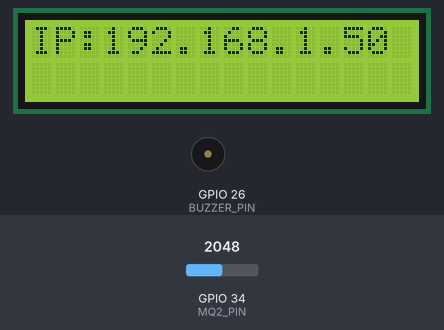
Simulated run of this sketch. Board: ESP32. Parts: 16×2 character LCD, buzzer (waves = sounding, pin HIGH). The test bench sets the inputs (shaded band); at power-on: GPIO 34 (MQ2_PIN) = 2048. WiFi joins after 1.5 s; servers stay silent unless stated; uploads are accepted with an empty reply; what the sketch prints to the serial monitor is not drawn.

Above: at 2.2 s.
At 6.5 s:
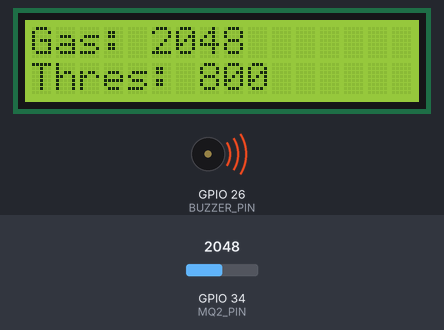
6.6 s: GPIO 34 (MQ2_PIN) set to 853
At 8.7 s:
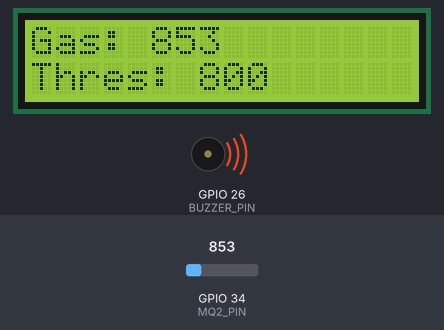
9.0 s: GPIO 34 (MQ2_PIN) set to 734
At 10.8 s:
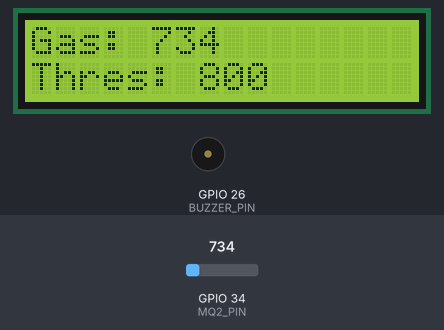
11.1 s: GPIO 34 (MQ2_PIN) set to 840
At 13.0 s:
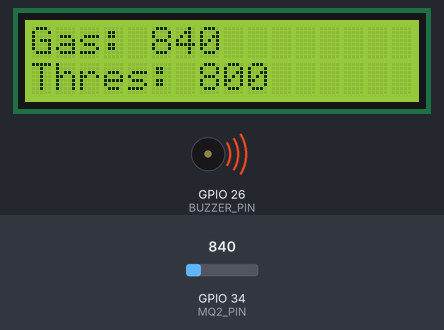
Timing chart, 0 to 14.5 s (numbered marks = the images above; inputs shaded):
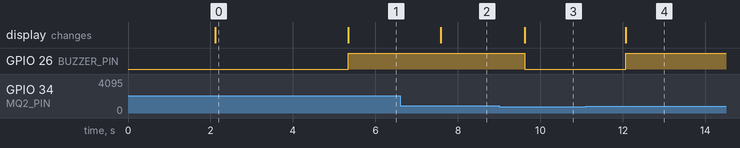

The sketch:

Project_File.ino
```cpp
#include <Wire.h>
#include <LiquidCrystal_I2C.h>
#include <WiFi.h>
#include <HTTPClient.h>
#include <ArduinoJson.h>

// Network credentials
const char* ssid = "xxx";      // Replace with your WiFi name
const char* password = "xxx";   // Replace with your WiFi password

// Server details
const char* serverUrl = "http://<your-local-host-server-url>"; // Replace with your server IP/domain
const int dataPostInterval = 5000;       // Send data every 5 seconds
const int settingsCheckInterval = 10000; // Check for new settings every 10 seconds

// Pin definitions
#define MQ2_PIN 34       // Analog input pin for MQ-2 sensor
#define BUZZER_PIN 26    // Digital output pin for buzzer

// Variables
int threshold = 800;     // Default threshold value
bool buzzerEnabled = true; // Control whether buzzer should sound
unsigned long lastDataPostTime = 0;
unsigned long lastSettingsCheckTime = 0;
String deviceId = ""; // Will store MAC address

LiquidCrystal_I2C lcd(0x27, 16, 2);  // I2C address 0x27, 16 columns, 2 rows

void setup() {
  Serial.begin(115200);

  // Initialize pins
  pinMode(MQ2_PIN, INPUT);
  pinMode(BUZZER_PIN, OUTPUT);

  // Initialize LCD
  lcd.init();
  lcd.clear();
  lcd.backlight();

  lcd.setCursor(2, 0);
  lcd.print("Gas Detector");
  lcd.setCursor(0, 1);
  lcd.print("Connecting WiFi");

  // Connect to Wi-Fi
  WiFi.begin(ssid, password);
  while (WiFi.status() != WL_CONNECTED) {
    delay(1000);
    Serial.println("Connecting to WiFi...");
  }

  // Generate device ID from MAC address
  deviceId = WiFi.macAddress();
  deviceId.replace(":", ""); // Remove colons for cleaner ID

  // Print ESP32 IP address
  Serial.print("Connected! IP address: ");
  Serial.println(WiFi.localIP());
  Serial.print("Device ID: ");
  Serial.println(deviceId);

  lcd.clear();
  lcd.setCursor(0, 0);
  lcd.print("IP:");
  lcd.print(WiFi.localIP());
  delay(3000);

  // Register device with server
  registerDevice();
}

void loop() {
  int gasValue = analogRead(MQ2_PIN);

  // Update LCD with current values
  lcd.clear();
  lcd.setCursor(0, 0);
  lcd.print("Gas: ");
  lcd.print(gasValue);

  lcd.setCursor(0, 1);
  lcd.print("Thres: ");
  lcd.print(threshold);

  // Handle buzzer based on gas value and buzzer enabled status
  if (gasValue > threshold && buzzerEnabled) {
    digitalWrite(BUZZER_PIN, HIGH);
  } else {
    digitalWrite(BUZZER_PIN, LOW);
  }

  // Post data to server at regular intervals
  unsigned long currentTime = millis();
  if (currentTime - lastDataPostTime >= dataPostInterval) {
    lastDataPostTime = currentTime;
    sendSensorData(gasValue);
  }

  // Check for settings updates at regular intervals
  if (currentTime - lastSettingsCheckTime >= settingsCheckInterval) {
    lastSettingsCheckTime = currentTime;
    checkSettings();
  }

  delay(1000);
}

// Register this device with the server
void registerDevice() {
  if (WiFi.status() == WL_CONNECTED) {
    HTTPClient http;

    // Prepare the URL
    String url = String(serverUrl) + "/api/devices/register";
    http.begin(url);
    http.addHeader("Content-Type", "application/json");

    // Prepare JSON data
    DynamicJsonDocument doc(200);
    doc["deviceId"] = deviceId;
    doc["type"] = "gas_detector";
    doc["ipAddress"] = WiFi.localIP().toString();

    String requestBody;
    serializeJson(doc, requestBody);

    // Send POST request
    int httpResponseCode = http.POST(requestBody);

    if (httpResponseCode > 0) {
      String response = http.getString();
      Serial.println("Device registered successfully");
      Serial.println(response);
    } else {
      Serial.print("Error registering device. Error code: ");
      Serial.println(httpResponseCode);
    }

    http.end();
  }
}

// Send sensor data to server
void sendSensorData(int gasValue) {
  if (WiFi.status() == WL_CONNECTED) {
    HTTPClient http;

    // Prepare the URL
    String url = String(serverUrl) + "/api/data";
    http.begin(url);
    http.addHeader("Content-Type", "application/json");

    // Prepare JSON data
    DynamicJsonDocument doc(200);
    doc["deviceId"] = deviceId;
    doc["timestamp"] = millis(); // In a real app, you might want a real timestamp
    doc["gasValue"] = gasValue;

    String requestBody;
    serializeJson(doc, requestBody);

    // Send POST request
    int httpResponseCode = http.POST(requestBody);

    if (httpResponseCode > 0) {
      String response = http.getString();
      Serial.println("Data sent successfully");
    } else {
      Serial.print("Error sending data. Error code: ");
      Serial.println(httpResponseCode);
    }

    http.end();
  }
}

// Check for settings updates from server
void checkSettings() {
  if (WiFi.status() == WL_CONNECTED) {
    HTTPClient http;

    // Prepare the URL
    String url = String(serverUrl) + "/api/settings/" + deviceId;
    http.begin(url);

    // Send GET request
    int httpResponseCode = http.GET();

    if (httpResponseCode > 0) {
      String payload = http.getString();

      // Parse JSON response
      DynamicJsonDocument doc(1024);
      DeserializationError error = deserializeJson(doc, payload);

      if (!error) {
        // Update settings if available
        if (doc.containsKey("threshold")) {
          int newThreshold = doc["threshold"];
          if (newThreshold != threshold) {
            threshold = newThreshold;
            Serial.print("Threshold updated to: ");
            Serial.println(threshold);
          }
        }

        if (doc.containsKey("buzzerEnabled")) {
          bool newBuzzerEnabled = doc["buzzerEnabled"];
          if (newBuzzerEnabled != buzzerEnabled) {
            buzzerEnabled = newBuzzerEnabled;
            Serial.print("Buzzer ");
            Serial.println(buzzerEnabled ? "enabled" : "disabled");
          }
        }
      } else {
        Serial.print("JSON parsing error: ");
        Serial.println(error.c_str());
      }
    } else {
      Serial.print("Error checking settings. Error code: ");
      Serial.println(httpResponseCode);
    }

    http.end();
  }
}
```

Measured:
- the behaviour switches between 801 and 800 on GPIO 34 (MQ2_PIN) (found by bisection; images 2 and 3)
- after the input at 6.6 s, the display: changes after 0.98 s (image 2)
- after the input at 9.0 s, GPIO 26 (BUZZER_PIN): HIGH → LOW after 0.62 s; the display: changes after 0.62 s (image 3)
- after the input at 11.1 s, GPIO 26 (BUZZER_PIN): LOW → HIGH after 0.97 s; the display: changes after 0.97 s (image 4)
- what the display in image 0 shows lasts 3.2 s, from 2.1 s to 5.3 s
